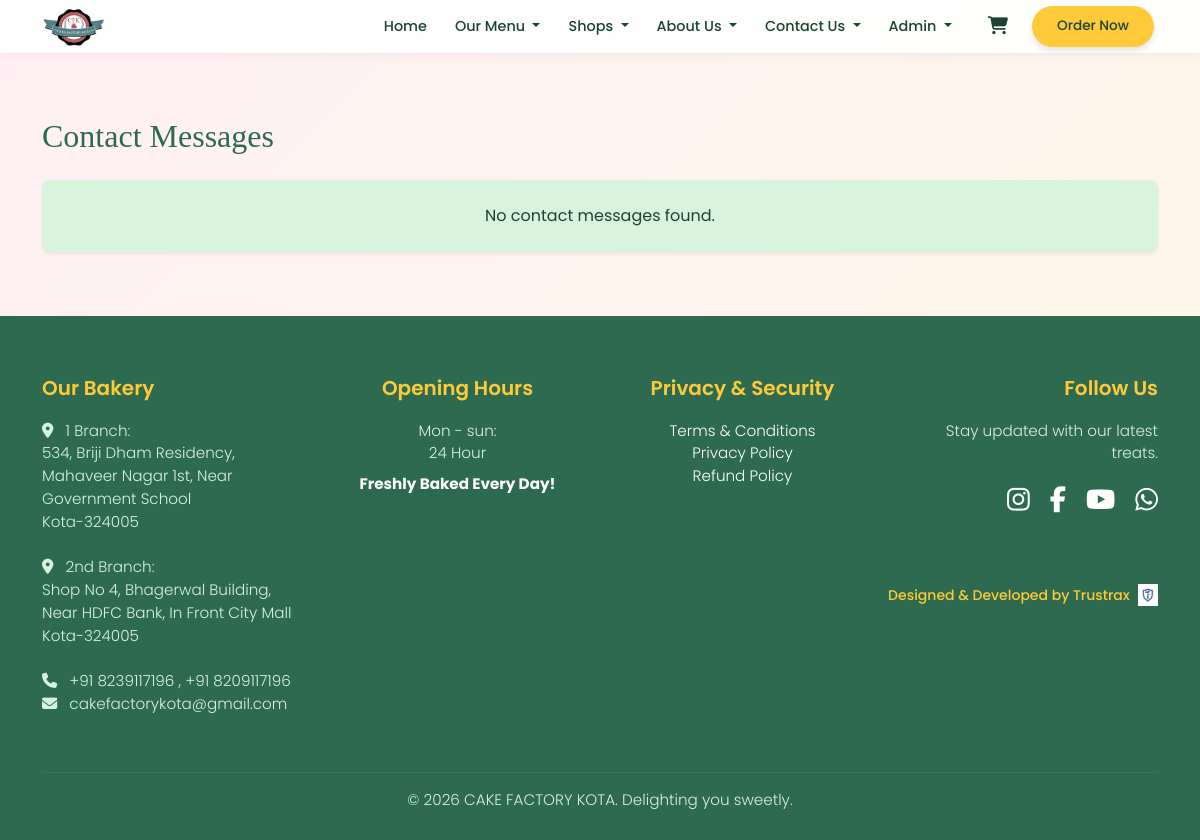
Page /admin/contacts (signed in) on the earlier database version.
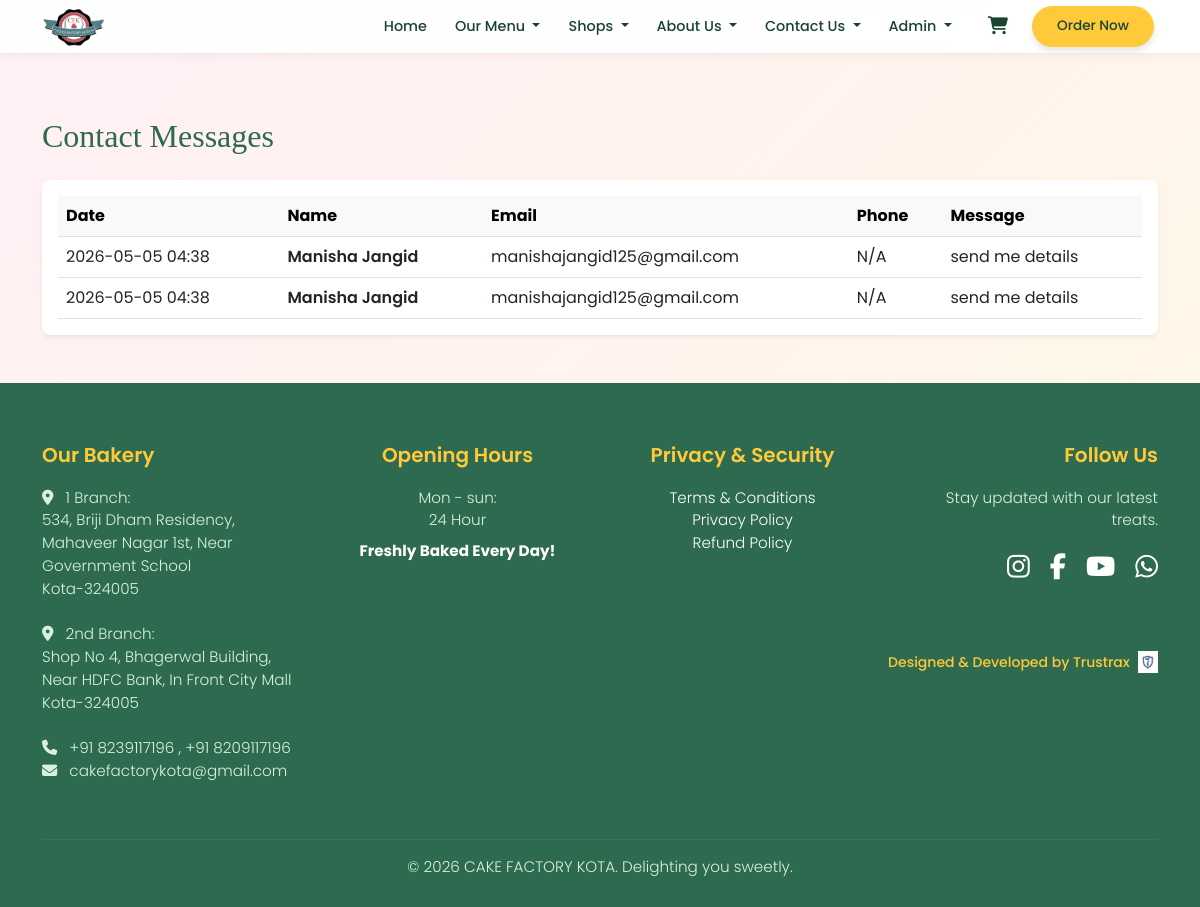
Same page on the later database version.
### src/models.py (models this page shows, shortened)
class User(db.Model):
    __tablename__ = "users"
    id = db.Column(db.Integer, primary_key=True)
    name = db.Column(db.String(200), nullable=False)
    email = db.Column(db.String(200), unique=True, nullable=False)
    password_hash = db.Column(db.String(200), nullable=False)
    role = db.Column(db.String(50), nullable=False, default="user")
    created_at = db.Column(db.DateTime, nullable=False, default=datetime.utcnow)

class ContactMessage(db.Model):
    __tablename__ = "contact_messages"
    id = db.Column(db.Integer, primary_key=True)
    name = db.Column(db.String(200), nullable=False)
    email = db.Column(db.String(200), nullable=False)
    phone = db.Column(db.String(50), nullable=True)
    message = db.Column(db.Text, nullable=False)
    created_at = db.Column(db.DateTime, nullable=False, default=datetime.utcnow)

### src/home.py (the view)
@app.route("/admin/contacts")
@admin_required
def admin_contacts_page():
    from src.database import get_all_contacts
    contacts = get_all_contacts()
    return render_template("admin_contacts.html", contacts=contacts)

### src/__init__.py (called while the page is built, shortened)
@app.context_processor
def inject_navbar_catalog():
    from src.models import Product
    products = Product.query.order_by(Product.id).all()
    by_cat = {}
    for p in products:
        key = (p.category or "other").lower()
        by_cat.setdefault(key, []).append(p)
    return {"cakes_by_cat": by_cat, "nav_products": products}

@app.context_processor
def inject_cart_state():
    cart = session.get("cart") or {}
    count = sum(int(q) for q in cart.values() if str(q).isdigit())
    preview = []
    subtotal = 0.0
    return {
        "cart_item_count": count,
        "cart_preview_lines": preview[:5],
        "cart_preview_subtotal": subtotal,
    }

### src/database.py (called while the page is built)
def get_all_contacts():
    return db.session.query(ContactMessage).order_by(ContactMessage.created_at.desc()).all()

def get_user_by_id(user_id):
    from src.models import User
    return db.session.get(User, user_id)

### src/home.py (called while the page is built)
@app.context_processor
def inject_user():
    user = None
    if "user_id" in session:
        user = get_user_by_id(session["user_id"])
    return dict(current_user=user)

def admin_required(f):
    @wraps(f)
    def decorated_function(*args, **kwargs):
        if "user_id" not in session:
            flash("Please log in as admin.", "error")
            return redirect(url_for("login_page"))
        user = get_user_by_id(session["user_id"])
        if not user or user.role != "admin":
            flash("You do not have permission to access that page.", "error")
            return redirect(url_for("homepage"))
        return f(*args, **kwargs)
    return decorated_function

### src/templates/admin_contacts.html (shortened to what this page needs)
{% extends "base.html" %}
{% block content %}
<div class="row">
    <div class="col-12">
        <h2 class="mb-4" style="color: var(--primary-green);">Contact Messages</h2>
        {% if contacts %}
        <div class="table-responsive bg-white rounded-3 shadow-sm p-3">
            <table class="table table-hover align-middle mb-0">
                <thead class="table-light">
                    <tr>
                        <th>Date</th>
                        <th>Name</th>
                        <th>Email</th>
                        <th>Phone</th>
                        <th>Message</th>
                    </tr>
                </thead>
                <tbody>
                    {% for msg in contacts %}
                    <tr>
                        <td>{{ msg.created_at.strftime('%Y-%m-%d %H:%M') if msg.created_at else '' }}</td>
                        <td class="fw-semibold">{{ msg.name }}</td>
                        <td>{{ msg.email }}</td>
                        <td>{{ msg.phone or 'N/A' }}</td>
                        <td>{{ msg.message }}</td>
                    </tr>
                    {% endfor %}
                </tbody>
            </table>
        </div>
        {% else %}
        <div class="alert alert-info border-0 rounded-3 text-center py-4 shadow-sm">
            No contact messages found.
        </div>
        {% endif %}
    </div>
</div>
{% endblock %}

### src/templates/base.html (shortened to what this page needs)
<!DOCTYPE html>
<html lang="en">
<head>
    <link href="https://cdn.jsdelivr.net/npm/bootstrap@5.3.0/dist/css/bootstrap.min.css" rel="stylesheet">
    <link rel="stylesheet" href="https://cdnjs.cloudflare.com/ajax/libs/font-awesome/6.5.1/css/all.min.css">
</head>
<body>
    {% include "navbar.html" %}
    <main class="container my-5">
        {% block content %}
        {% endblock %}
    </main>
    {% include "footer.html" %}
</body>
</html>

### src/templates/navbar.html (shortened to what this page needs)
<nav class="navbar navbar-expand-lg navbar-light sticky-top navbar-compact">
    <div class="container">
        <a class="navbar-brand py-0 me-2" href="{{ url_for('homepage') }}">
            <img src="{{ url_for('static', filename='images/logo.png') }}" class="navbar-logo" alt="Cake Factory Kota">
        </a>
        <div class="collapse navbar-collapse" id="navbarNav">
            <ul class="navbar-nav ms-auto align-items-lg-center gap-lg-1">
               <li class="nav-item">
    <a class="nav-link py-2 py-lg-1" href="{{ url_for('homepage') }}">
        Home
    </a>
</li>
                <li class="nav-item dropdown dropdown-hover-lg">
                    <a class="nav-link dropdown-toggle py-2 py-lg-1" href="#"
                        role="button" data-bs-toggle="dropdown" data-bs-auto-close="outside" aria-expanded="false">
                        Our Menu
                    </a>
                </li>
                <li class="nav-item dropdown dropdown-hover-lg">
                    <a class="nav-link dropdown-toggle py-2 py-lg-1" href="{{ url_for('shops_page') }}"
                        role="button" data-bs-toggle="dropdown" data-bs-auto-close="outside" aria-expanded="false">
                        Shops
                    </a>
                </li>
                <li class="nav-item dropdown dropdown-hover-lg">
                    <a class="nav-link dropdown-toggle py-2 py-lg-1" href="{{ url_for('about_page') }}"
                        role="button" data-bs-toggle="dropdown" data-bs-auto-close="outside" aria-expanded="false">
                        About Us
                    </a>
                </li>
                <li class="nav-item dropdown dropdown-hover-lg">
                    <a class="nav-link dropdown-toggle py-2 py-lg-1" href="{{ url_for('contact_page') }}"
                        role="button" data-bs-toggle="dropdown" data-bs-auto-close="outside" aria-expanded="false">
                        Contact Us
                    </a>
                </li>
                <li class="nav-item dropdown dropdown-hover-lg">
                    <a class="nav-link dropdown-toggle py-2 py-lg-1" href="#"
                        role="button" data-bs-toggle="dropdown" data-bs-auto-close="outside" aria-expanded="false">
                        {% if current_user %}
                            {{ current_user.name }}
                        {% else %}
                            Account
                        {% endif %}
                    </a>
                </li>
                <li class="nav-item dropdown dropdown-hover-lg ms-lg-2">
                    <button type="button" class="nav-link btn btn-link text-dark border-0 dropdown-toggle-no-caret py-2 py-lg-1 px-2 position-relative"
                        data-bs-toggle="dropdown" data-bs-auto-close="outside" aria-expanded="false" aria-label="Shopping cart">
                    </button>
                </li>
                <li class="nav-item mt-2 mt-lg-0 ms-lg-1">
                    <a class="nav-link btn-order btn-order-sm py-2 py-lg-1 px-3" href="{{ url_for('order_page') }}">Order Now</a>
                </li>
            </ul>
        </div>
    </div>
</nav>

### src/templates/footer.html
<footer class="footer">
    <div class="container">
        <div class="row">
            <div class="col-md-3 mb-4">
                <h5>Our Bakery</h5>
                <p>
                    <i class="fas fa-map-marker-alt me-2"></i> 1 Branch: <br>
                    534, Briji Dham Residency, Mahaveer Nagar 1st, Near Government School <br>Kota-324005<br><br>
                    <i class="fas fa-map-marker-alt me-2"></i> 2nd Branch: <br>
                    Shop No 4, Bhagerwal Building, Near HDFC Bank, In Front City Mall <br>Kota-324005<br><br>
                    <i class="fas fa-phone me-2"></i> +91 8239117196 , +91 8209117196<br>
                    <i class="fas fa-envelope me-2"></i>  <a href="https://cakefactorykota.com/" style="text-decoration: none; color: inherit;">cakefactorykota@gmail.com</a>
                </p>
            </div>
            <div class="col-md-3 mb-4 text-md-center">
                <h5>Opening Hours</h5>
                <ul class="list-unstyled">
                    <li>Mon - sun: <br>24 Hour</li>
                    <li class="mt-2 fw-bold text-white">Freshly Baked Every Day!</li>
                </ul>
            </div>
            <div class="col-md-3 mb-4 text-md-center">
                <h5>Privacy & Security</h5>
                <ul class="list-unstyled">
                    <li><a href="{{ url_for('terms_page') }}" class="text-white text-decoration-none">Terms & Conditions</a></li>
                    <li><a href="{{ url_for('privacy_page') }}" class="text-white text-decoration-none">Privacy Policy</a></li>
                    <li><a href="{{ url_for('refund_page') }}" class="text-white text-decoration-none">Refund Policy</a></li>
                </ul>
            </div>
            <div class="col-md-3 mb-4 text-md-end">
                <h5>Follow Us</h5>
                <p>Stay updated with our latest treats.</p>
                <div class="social-icons d-flex justify-content-md-end justify-content-start mb-3">
                    <a href="https://www.instagram.com/__cake.factory__/" target="_blank" title="Instagram"><i class="fa-brands fa-instagram"></i></a>
                    <a href="https://www.facebook.com/people/The-Dessert-cakes-Bakery/100067700554984/" target="_blank" title="Facebook"><i class="fa-brands fa-facebook-f"></i></a>
                    <a href="https://www.youtube.com/@cakefactorykota17" target="_blank" title="YouTube"><i class="fa-brands fa-youtube"></i></a>
                    <a href="https://wa.me/918209117196" target="_blank"  title="WhatsApp"><i class="fa-brands fa-whatsapp"></i></a>
                </div><br>
                <div class="d-flex align-items-center justify-content-md-end justify-content-start gap-2 mt-4" style="font-weight: 500;">
                    <span class="small" style="color: var(--primary-yellow); margin-left: -10px;">Designed & Developed by <a href="https://trustrax.com" target="_blank" style="color: inherit; text-decoration: none; ">Trustrax</a></span>
                    <img src="{{ url_for('static', filename='images/trustrax.png') }}" alt="Trustrax Logo" style="height: 22px; width: auto; object-fit: contain;">
                </div>
            </div>
        </div>
        <hr style="border-color: rgba(255,255,255,0.2);">
        <div class="text-center pb-2">
            <p class="mb-0">&copy; 2026 CAKE FACTORY KOTA. Delighting you sweetly.</p>
        </div>
    </div>
</footer>

### src/templates/base.html (style rules this page uses)
:root { --primary-green: #2d6a4f; --light-green: #d8f3dc; --primary-yellow: #ffca3a; --text-dark: #1b4332; --bg-pink-yellow: linear-gradient(135deg, #FFF0F5 0%, #FFF9E5 100%); }
body { font-family: 'Poppins', sans-serif; background: var(--bg-pink-yellow) fixed; color: var(--text-dark); display: flex; flex-direction: column; min-height: 100vh; }
main { flex: 1; }
h1, h2, h3, .navbar-brand { font-family: 'Playfair Display', serif; color: var(--primary-green); }
.navbar-compact.navbar { background-color: rgba(255, 255, 255, 0.92) !important; backdrop-filter: blur(10px); box-shadow: 0 2px 10px rgba(0,0,0,0.06); padding: 0.35rem 0; }
.navbar-compact .navbar-brand { font-size: 1.1rem; font-weight: 700; }
.navbar-logo { max-height: 42px; width: auto; display: block; }
.navbar-compact .nav-link { color: var(--text-dark) !important; font-weight: 500; font-size: 0.9rem; margin: 0 4px; transition: color 0.2s ease; }
.dropdown-toggle-no-caret::after { display: none !important; }
.btn-order-sm { padding: 0.4rem 1rem !important; font-size: 0.85rem !important; border-radius: 999px !important; }
.btn-order { background-color: var(--primary-yellow); color: var(--text-dark) !important; border-radius: 30px; padding: 10px 25px !important; font-weight: 600; box-shadow: 0 4px 6px rgba(0,0,0,0.1); }
.footer { background-color: var(--primary-green); color: var(--light-green); padding: 60px 0 20px; margin-top: auto; }
.footer h5 { color: var(--primary-yellow); font-weight: 600; margin-bottom: 20px; }
.footer p, .footer li { font-weight: 300; font-size: 0.95rem; }
.social-icons { display: flex; gap: 20px; margin-top: 15px; }
.social-icons a { color: white; font-size: 26px; transition: 0.3s ease; display: inline-block; }

Differences in the rows shown:
added ContactMessage: created_at "2026-05-05 04:38", name "Manisha Jangid", email "manishajangid125@gmail.com", phone "N/A", message "send me details"
added ContactMessage: created_at "2026-05-05 04:38", name "Manisha Jangid", email "manishajangid125@gmail.com", phone "N/A", message "send me details"
Other differences:
text no longer shown: "No contact messages found."
text now shown: "Date Name Email Phone Message"
